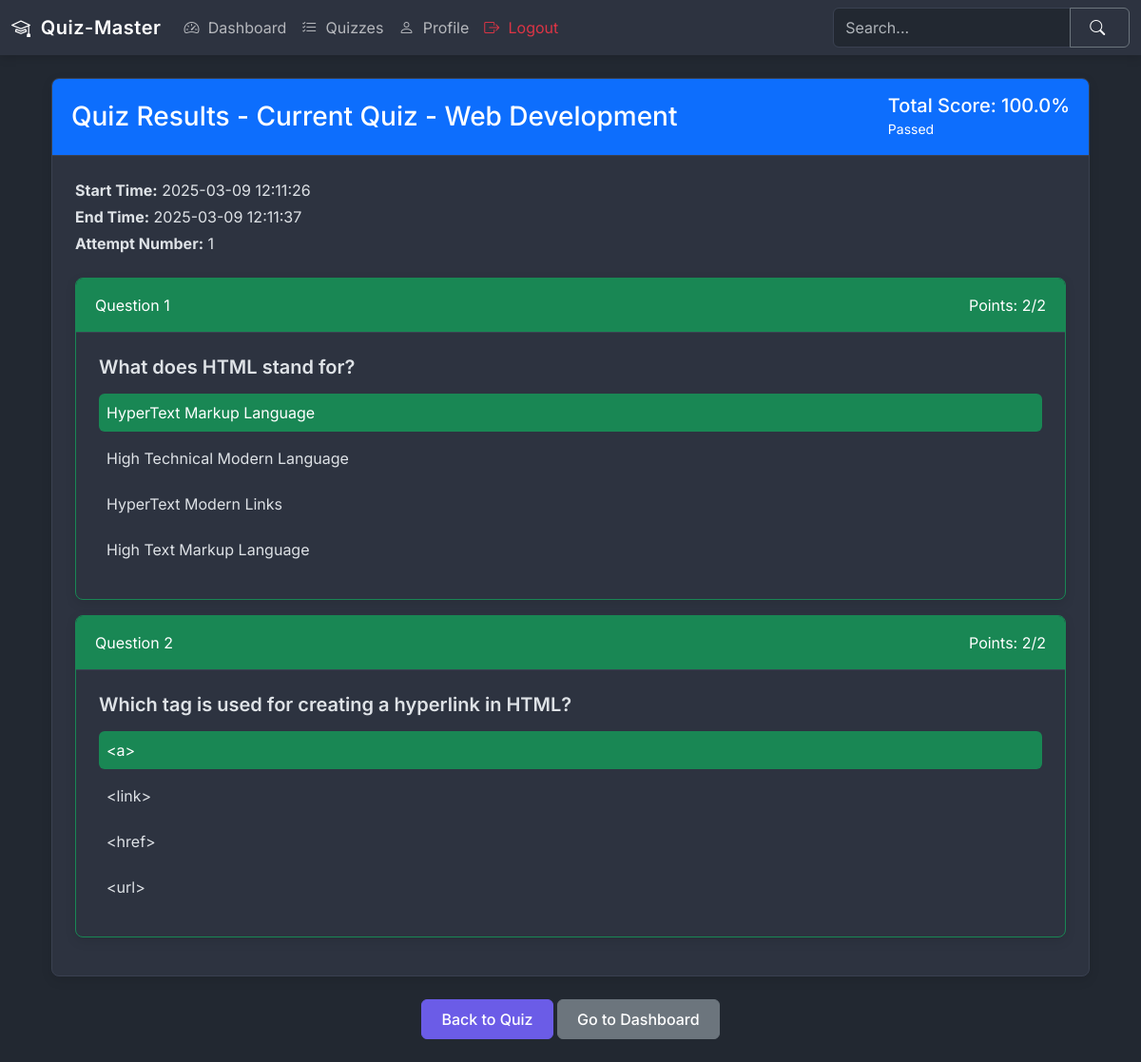
The page /quiz-review/17/6 (signed in) on the database its author committed.
### models.py (models this page shows)
class Quiz(db.Model):
    id = db.Column(db.Integer, primary_key=True)
    name = db.Column(db.String(100), nullable=False)
    description = db.Column(db.Text)
    start_date = db.Column(db.DateTime(timezone=True), nullable=False)  # Explicitly set timezone=True
    end_date = db.Column(db.DateTime(timezone=True))  # Explicitly set timezone=True
    time_duration = db.Column(db.Integer, nullable=False)  # in minutes
    passing_score = db.Column(db.Integer, nullable=False)
    max_attempts = db.Column(db.Integer, default=3)
    chapter_id = db.Column(db.Integer, db.ForeignKey('chapter.id'), nullable=False)
    is_active = db.Column(db.Boolean, default=False)
    created_at = db.Column(db.DateTime(timezone=True), default=datetime.now(timezone.utc))
    updated_at = db.Column(db.DateTime(timezone=True), onupdate=datetime.now(timezone.utc))
    questions = db.relationship('Question', backref='quiz', lazy=True)
    attempts = db.relationship('QuizAttempt', backref='quiz', lazy=True)
    scores = db.relationship('Score', backref='quiz', lazy=True)

class Score(db.Model):
    id = db.Column(db.Integer, primary_key=True)
    total_scored = db.Column(db.Integer, nullable=False)
    is_completed = db.Column(db.Boolean, default=False)
    passed = db.Column(db.Boolean)
    start_time = db.Column(db.DateTime(timezone=True), nullable=False, default=datetime.now(timezone.utc))
    end_time = db.Column(db.DateTime(timezone=True))
    attempt_number = db.Column(db.Integer, nullable=False, default=1)
    user_id = db.Column(db.Integer, db.ForeignKey('user.id'), nullable=False, index=True)
    quiz_id = db.Column(db.Integer, db.ForeignKey('quiz.id'), nullable=False, index=True)
    created_at = db.Column(db.DateTime(timezone=True), default=datetime.now(timezone.utc))

class UserResponse(db.Model):
    id = db.Column(db.Integer, primary_key=True)
    quiz_attempt_id = db.Column(db.Integer, db.ForeignKey('quiz_attempt.id'), nullable=False)
    question_id = db.Column(db.Integer, db.ForeignKey('question.id'), nullable=False)
    selected_option_id = db.Column(db.Integer, db.ForeignKey('option.id'), nullable=False)
    is_correct = db.Column(db.Boolean, nullable=False)
    created_at = db.Column(db.DateTime, default=datetime.now(timezone.utc))

class Question(db.Model):
    id = db.Column(db.Integer, primary_key=True)
    statement = db.Column(db.Text, nullable=False)
    points = db.Column(db.Integer, nullable=False, default=1)
    quiz_id = db.Column(db.Integer, db.ForeignKey('quiz.id'), nullable=False, index=True)
    created_at = db.Column(db.DateTime, default=datetime.now(timezone.utc))
    updated_at = db.Column(db.DateTime, default=datetime.now(timezone.utc), onupdate=datetime.now(timezone.utc))
    options = db.relationship('Option', backref='question', lazy=True)
    user_responses = db.relationship('UserResponse', backref='question', lazy=True)

class Option(db.Model):
    id = db.Column(db.Integer, primary_key=True)
    option_text = db.Column(db.Text, nullable=False)
    is_correct = db.Column(db.Boolean, default=False)
    question_id = db.Column(db.Integer, db.ForeignKey('question.id'), nullable=False, index=True)
    created_at = db.Column(db.DateTime, default=datetime.now(timezone.utc))
    user_responses = db.relationship('UserResponse', backref='selected_option', lazy=True)

### routes/user_routes.py (the view)
@app.route('/quiz-review/<int:quiz_id>/<int:score_id>')
@login_required
def quiz_review(quiz_id, score_id):
    user_id = session.get('user_id')
    quiz = Quiz.query.get_or_404(quiz_id)
    score = Score.query.get_or_404(score_id)
    if score.user_id != user_id:
        flash('You are not authorized to view these results.', 'error')
        return redirect(url_for('dashboard'))
    attempt = QuizAttempt.query.filter_by(
        user_id=user_id,
        quiz_id=quiz_id,
        attempt_number=score.attempt_number
    ).first_or_404()
    user_responses = UserResponse.query\
        .filter_by(quiz_attempt_id=attempt.id)\
        .join(Question)\
        .all()
    for response in user_responses:
        response.question.options = Option.query.filter_by(question_id=response.question_id).all()
    return render_template('user/user_quiz_review.html',
                         quiz=quiz,
                         score=score,
                         user_responses=user_responses)

### utils.py (called while the page is built)
def login_required(f):
    @wraps(f)
    def decorated_function(*args, **kwargs):
        if 'user_id' not in session:
            flash('Please login first!', 'danger')
            return redirect(url_for('login'))
        return f(*args, **kwargs)
    return decorated_function

### templates/user/user_quiz_review.html (shortened to what this page needs)
{% extends "base.html" %}
{% block content %}
<div class="container mt-4">
    <div class="card mb-4">
        <div class="card-header bg-primary text-white d-flex justify-content-between align-items-center">
            <h3 class="mb-0">Quiz Results - {{ quiz.name }}</h3>
            <div>
                <h5 class="mb-0">Total Score: {{ "%.1f"|format(score.total_scored) }}%</h5>
                <small class="text-white">{{ "Passed" if score.passed else "Failed" }}</small>
            </div>
        </div>
        <div class="card-body">
            <div class="row mb-3">
                <div class="col">
                    <p class="mb-1"><strong>Start Time:</strong> {{ score.start_time.strftime('%Y-%m-%d %H:%M:%S') }}</p>
                    <p class="mb-1"><strong>End Time:</strong> {{ score.end_time.strftime('%Y-%m-%d %H:%M:%S') }}</p>
                    <p class="mb-0"><strong>Attempt Number:</strong> {{ score.attempt_number }}</p>
                </div>
            </div>
            <div class="questions-review mt-4">
                {% for response in user_responses %}
                <div class="card mb-3 {% if response.is_correct %}border-success{% else %}border-danger{% endif %}">
                    <div class="card-header {% if response.is_correct %}bg-success{% else %}bg-danger{% endif %} text-white d-flex justify-content-between">
                        <span>Question {{ loop.index }}</span>
                        <span>Points: {% if response.is_correct %}{{ response.question.points }}{% else %}0{% endif %}/{{ response.question.points }}</span>
                    </div>
                    <div class="card-body">
                        <h5 class="card-title">{{ response.question.statement }}</h5>
                        <div class="options mt-3">
                            {% for option in response.question.options %}
                            <div class="option mb-2 p-2 rounded
                                {% if option.id == response.selected_option_id %}
                                    {% if response.is_correct %}
                                        bg-success text-white
                                    {% else %}
                                        bg-danger text-white
                                    {% endif %}
                                {% elif option.is_correct %}
                                    bg-success text-white
                                {% endif %}">
                                {{ option.option_text }}
                            </div>
                            {% endfor %}
                        </div>
                    </div>
                </div>
                {% endfor %}
            </div>
        </div>
    </div>
    <div class="text-center mb-4">
        <a href="{{ url_for('view_quiz', quiz_id=quiz.id) }}" class="btn btn-primary">Back to Quiz</a>
        <a href="{{ url_for('dashboard') }}" class="btn btn-secondary">Go to Dashboard</a>
    </div>
</div>
{% endblock %}

### static/css/style.css (style rules this page uses)
:root { --primary-color: #6b5ce7; --primary-light: rgba(107, 92, 231, 0.1); --secondary-color: #00d9bf; --secondary-light: rgba(0, 217, 191, 0.1); --danger-color: #ff6b6b; --danger-light: rgba(255, 107, 107, 0.1); --success-color: #2ecc71; --success-light: rgba(46, 204, 113, 0.1); --dark-bg: #222831; --card-bg: #2d3340; --card-header-bg: #353e50; --text-primary: #f8f9fa; --text-secondary: #b4b6bc; --text-muted: #999aa2; --border-color: #3a4151; }
body { font-family: 'Inter', 'Segoe UI', Roboto, Oxygen, Ubuntu, Cantarell, 'Open Sans', 'Helvetica Neue', sans-serif; background-color: var(--dark-bg); color: var(--text-primary); }
.card { background-color: var(--card-bg); border: 1px solid var(--border-color); box-shadow: 0 4px 12px rgba(0, 0, 0, 0.1); transition: transform 0.2s, box-shadow 0.2s; border-radius: 8px; overflow: hidden; }
.card-header { background-color: var(--card-header-bg); border-bottom: 1px solid var(--border-color); padding: 1rem 1.25rem; }
.card-body { padding: 1.5rem; }
.card-title { font-weight: 600; margin-bottom: 1rem; }
.btn { border-radius: 6px; font-weight: 500; padding: 0.5rem 1.25rem; transition: all 0.2s; }
.btn-primary { background-color: var(--primary-color); border-color: var(--primary-color); }

### rows shown on the page
Quiz: name "Current Quiz - Web Development"
Score: total_scored "100.0", passed "Passed", start_time "2025-03-09 12:11:26", end_time "2025-03-09 12:11:37", attempt_number "1"
UserResponse: question.points "2", question.statement "What does HTML stand for?"
Option: option_text "HyperText Markup Language"
Option: option_text "High Technical Modern Language"
Option: option_text "HyperText Modern Links"
Option: option_text "High Text Markup Language"
UserResponse: question.points "2", question.statement "Which tag is used for creating a hyperlink in HTML?"
Option: option_text "<a>"
Option: option_text "<link>"
Option: option_text "<href>"
Option: option_text "<url>"
